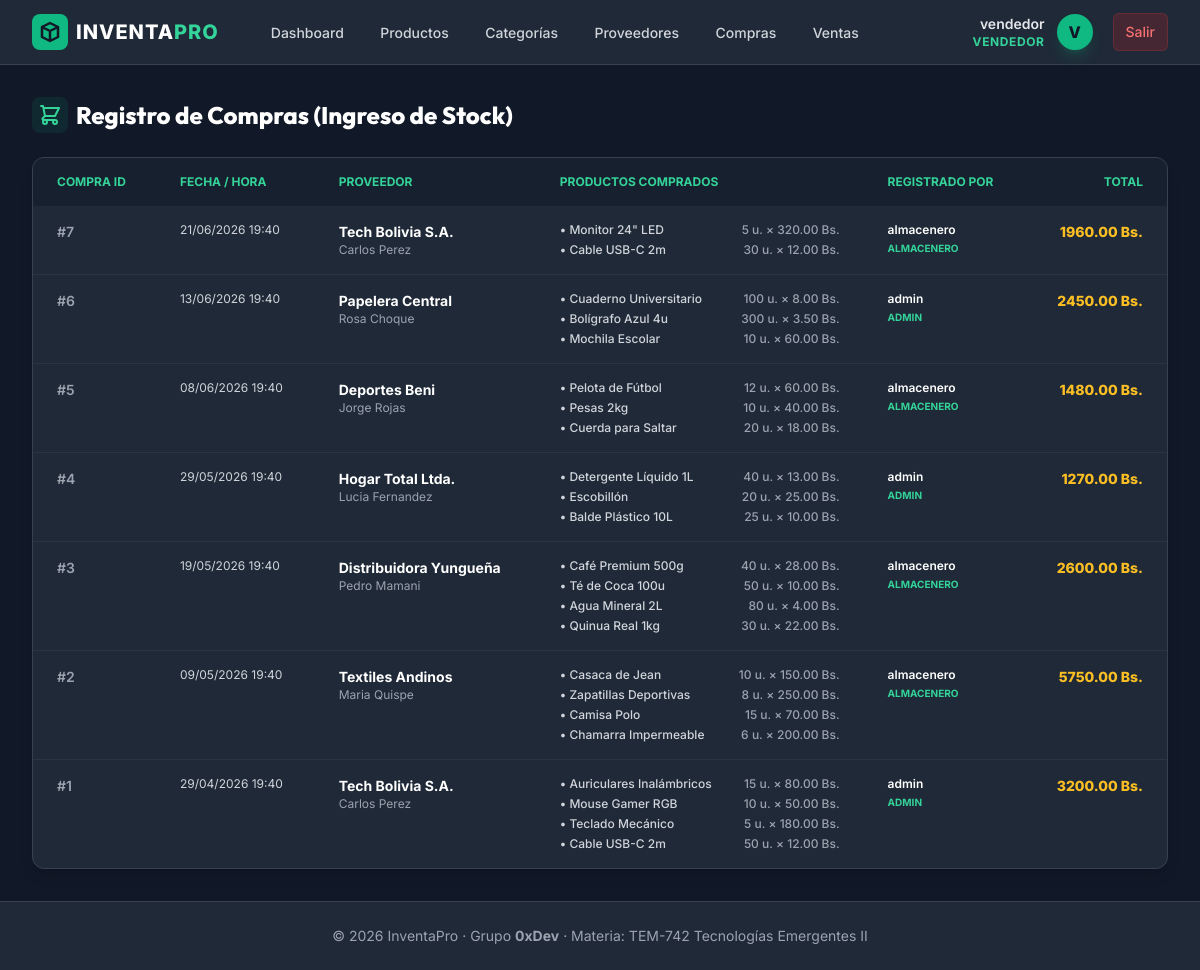
/compras/ (signed in), run on an earlier commit of the app's database.
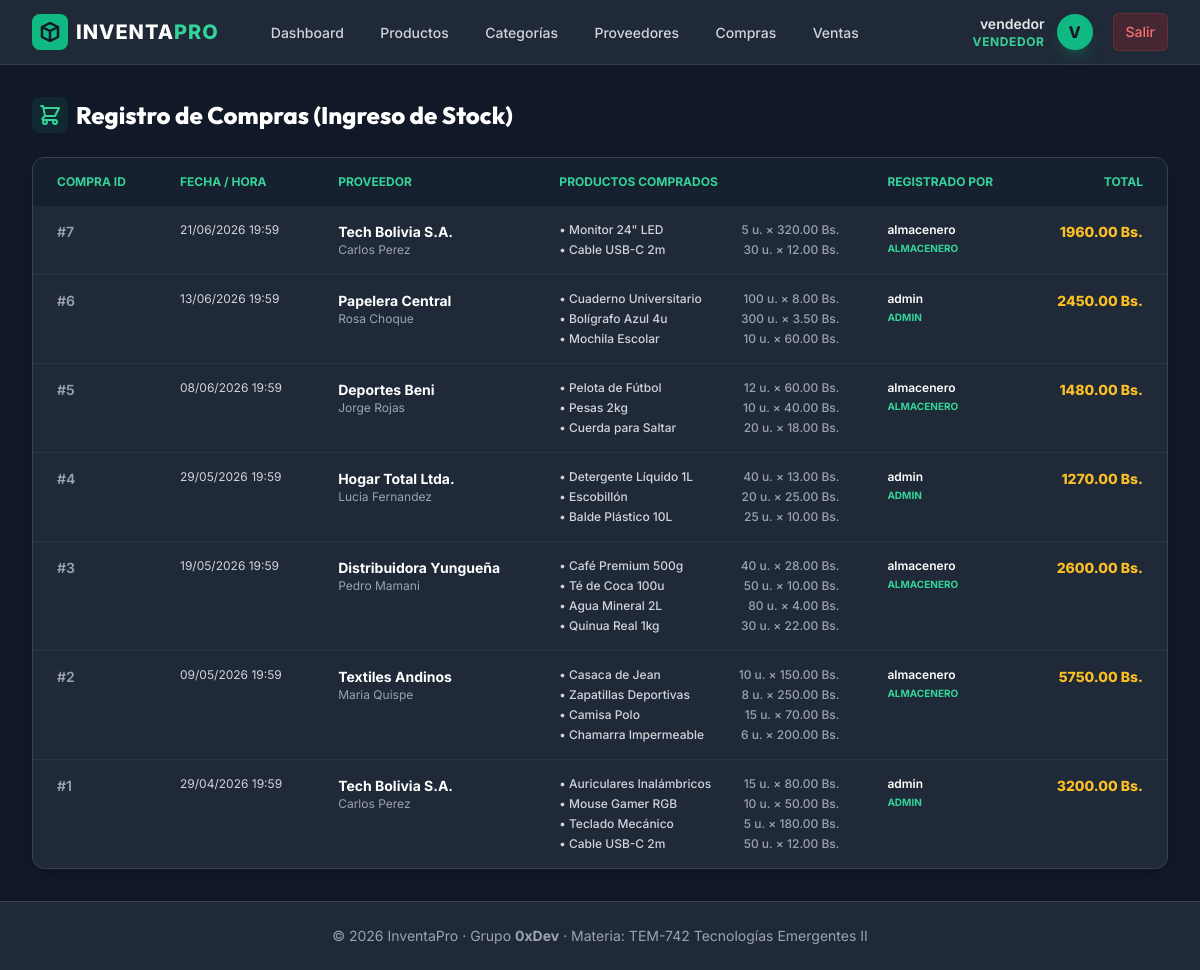
And on a later commit of the database.
### apps/Compras/models.py (models this page shows, shortened)
class Compra(db.Model):
    __tablename__ = "compras"
    id = db.Column(db.Integer, primary_key=True)
    fecha = db.Column(db.DateTime, default=datetime.utcnow, nullable=False)
    total = db.Column(db.Float, default=0.0)
    proveedor_id = db.Column(
        db.Integer, db.ForeignKey("proveedores.id"), nullable=False
    )
    user_id = db.Column(db.Integer, db.ForeignKey("users.id"), nullable=False)
    proveedor = db.relationship("Proveedor", back_populates="compras")
    usuario = db.relationship("User")
    items = db.relationship(
        "CompraItem", back_populates="compra", cascade="all, delete-orphan"
    )

### apps/Proveedores/models.py (models this page shows, shortened)
class Proveedor(db.Model):
    __tablename__ = "proveedores"
    id = db.Column(db.Integer, primary_key=True)
    empresa = db.Column(db.String(150), nullable=False)
    contacto = db.Column(db.String(100))
    telefono = db.Column(db.String(20))
    email = db.Column(db.String(150))
    compras = db.relationship("Compra", back_populates="proveedor")

### apps/models.py (models this page shows, shortened)
class User(db.Model, UserMixin):
    __tablename__ = "users"
    id = db.Column(db.Integer, primary_key=True)
    username = db.Column(db.String(100), unique=True, nullable=False)
    email = db.Column(db.String(150), unique=True, nullable=False)
    password = db.Column(db.String(255), nullable=False)
    role = db.Column(db.String(20), default="vendedor")  # admin | almacenero | vendedor
    is_active_user = db.Column(db.Boolean, default=True)

### apps/Compras/routes.py (the view)
@bp_compras.route("/")
@login_required
def listar():
    items = Compra.query.order_by(Compra.fecha.desc()).all()
    return render_template("compras/listar.html", items=items)

### apps/Compras/templates/compras/listar.html (shortened to what this page needs)
{% extends "base.html" %}
{% block content %}
<div class="space-y-6">
    <div class="flex justify-between items-center">
        <h2 class="text-2xl font-extrabold text-white flex items-center gap-2">
            <span class="p-1.5 bg-brand-500/10 text-brand-400 rounded-lg">
                <svg class="w-6 h-6" fill="none" stroke="currentColor" viewBox="0 0 24 24"><path stroke-linecap="round" stroke-linejoin="round" stroke-width="2" d="M3 3h2l.4 2M7 13h10l4-8H5.4M7 13L5.4 5M7 13l-2.293 2.293c-.63.63-.184 1.707.707 1.707H17m0 0a2 2 0 100 4 2 2 0 000-4zm-8 2a2 2 0 11-4 0 2 2 0 014 0z"></path></svg>
            </span>
            Registro de Compras (Ingreso de Stock)
        </h2>
    </div>
    <div class="bg-gray-800 rounded-xl border border-gray-700 overflow-hidden shadow-lg">
        <table class="w-full text-sm text-gray-300">
            <thead class="bg-gray-900/50 text-brand-400 uppercase text-xs">
                <tr>
                    <th class="px-6 py-4 text-left font-bold">Compra ID</th>
                    <th class="px-6 py-4 text-left font-bold">Fecha / Hora</th>
                    <th class="px-6 py-4 text-left font-bold">Proveedor</th>
                    <th class="px-6 py-4 text-left font-bold">Productos Comprados</th>
                    <th class="px-6 py-4 text-left font-bold">Registrado Por</th>
                    <th class="px-6 py-4 text-right font-bold">Total</th>
                </tr>
            </thead>
            <tbody class="divide-y divide-gray-700/50">
                {% for item in items %}
                <tr class="hover:bg-gray-750/30 transition align-top">
                    <td class="px-6 py-4 whitespace-nowrap text-gray-400 font-semibold">#{{ item.id }}</td>
                    <td class="px-6 py-4 whitespace-nowrap text-xs text-gray-350">{{ item.fecha.strftime('%d/%m/%Y %H:%M') }}</td>
                    <td class="px-6 py-4 whitespace-nowrap">
                        <div class="font-bold text-white">{{ item.proveedor.empresa }}</div>
                        <div class="text-xs text-gray-400">{{ item.proveedor.contacto }}</div>
                    </td>
                    <td class="px-6 py-4">
                        <div class="space-y-1">
                            {% for item_p in item.items %}
                            <div class="text-xs font-medium text-gray-300 flex items-center justify-between gap-4">
                                <span>• {{ item_p.producto.nombre }}</span>
                                <span class="text-gray-400 whitespace-nowrap">{{ item_p.cantidad }} u. &times; {{ "%.2f"|format(item_p.precio_unitario) }} Bs.</span>
                            </div>
                            {% endfor %}
                        </div>
                    </td>
                    <td class="px-6 py-4 whitespace-nowrap">
                        <div class="text-white text-xs font-semibold">{{ item.usuario.username }}</div>
                        <div class="text-brand-400 text-[10px] uppercase font-bold">{{ item.usuario.role }}</div>
                    </td>
                    <td class="px-6 py-4 whitespace-nowrap text-right font-extrabold text-amber-400">
                        {{ "%.2f"|format(item.total) }} Bs.
                    </td>
                </tr>
                {% endfor %}
            </tbody>
        </table>
    </div>
</div>
{% endblock %}

What changed in the data, as far as the page shows it:
changed Compra id 7: fecha "21/06/2026 19:40" → "21/06/2026 19:59"
changed Compra "Papelera Central": fecha "13/06/2026 19:40" → "13/06/2026 19:59"
changed Compra "Deportes Beni": fecha "08/06/2026 19:40" → "08/06/2026 19:59"
changed Compra "Hogar Total Ltda.": fecha "29/05/2026 19:40" → "29/05/2026 19:59"
changed Compra "Distribuidora Yungueña": fecha "19/05/2026 19:40" → "19/05/2026 19:59"
changed Compra "Textiles Andinos": fecha "09/05/2026 19:40" → "09/05/2026 19:59"
changed Compra id 1: fecha "29/04/2026 19:40" → "29/04/2026 19:59"
